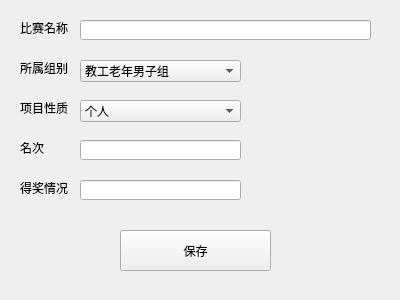
<?xml version="1.0" encoding="UTF-8"?>
<ui version="4.0">
 <class>management_of_competition_cell</class>
 <widget class="QWidget" name="management_of_competition_cell">
  <property name="geometry">
   <rect>
    <x>0</x>
    <y>0</y>
    <width>400</width>
    <height>300</height>
   </rect>
  </property>
  <property name="windowTitle">
   <string>management_of_competition_cell</string>
  </property>
  <widget class="QLabel" name="label">
   <property name="geometry">
    <rect>
     <x>20</x>
     <y>20</y>
     <width>50</width>
     <height>15</height>
    </rect>
   </property>
   <property name="text">
    <string>比赛名称</string>
   </property>
  </widget>
  <widget class="QLabel" name="label_2">
   <property name="geometry">
    <rect>
     <x>20</x>
     <y>60</y>
     <width>50</width>
     <height>15</height>
    </rect>
   </property>
   <property name="text">
    <string>所属组别</string>
   </property>
  </widget>
  <widget class="QLineEdit" name="lineEdit_Name">
   <property name="geometry">
    <rect>
     <x>80</x>
     <y>20</y>
     <width>291</width>
     <height>20</height>
    </rect>
   </property>
  </widget>
  <widget class="QComboBox" name="comboBox_Group">
   <property name="geometry">
    <rect>
     <x>80</x>
     <y>60</y>
     <width>161</width>
     <height>22</height>
    </rect>
   </property>
   <item>
    <property name="text">
     <string>教工老年男子组</string>
    </property>
   </item>
   <item>
    <property name="text">
     <string>教工老年女子组</string>
    </property>
   </item>
   <item>
    <property name="text">
     <string>教工中年男子组</string>
    </property>
   </item>
   <item>
    <property name="text">
     <string>教工中年女子组</string>
    </property>
   </item>
   <item>
    <property name="text">
     <string>教工青年男子组</string>
    </property>
   </item>
   <item>
    <property name="text">
     <string>教工青年女子组</string>
    </property>
   </item>
   <item>
    <property name="text">
     <string>研究生男子组</string>
    </property>
   </item>
   <item>
    <property name="text">
     <string>研究生女子组</string>
    </property>
   </item>
   <item>
    <property name="text">
     <string>本科生男子组</string>
    </property>
   </item>
   <item>
    <property name="text">
     <string>本科生女子组</string>
    </property>
   </item>
   <item>
    <property name="text">
     <string>男女混合</string>
    </property>
   </item>
  </widget>
  <widget class="QLabel" name="label_3">
   <property name="geometry">
    <rect>
     <x>20</x>
     <y>100</y>
     <width>50</width>
     <height>15</height>
    </rect>
   </property>
   <property name="text">
    <string>项目性质</string>
   </property>
  </widget>
  <widget class="QLabel" name="label_4">
   <property name="geometry">
    <rect>
     <x>20</x>
     <y>140</y>
     <width>50</width>
     <height>15</height>
    </rect>
   </property>
   <property name="text">
    <string>名次</string>
   </property>
  </widget>
  <widget class="QPushButton" name="pushButton_Save">
   <property name="geometry">
    <rect>
     <x>120</x>
     <y>230</y>
     <width>151</width>
     <height>41</height>
    </rect>
   </property>
   <property name="text">
    <string>保存</string>
   </property>
  </widget>
  <widget class="QComboBox" name="comboBox_Nature">
   <property name="geometry">
    <rect>
     <x>80</x>
     <y>100</y>
     <width>161</width>
     <height>22</height>
    </rect>
   </property>
   <item>
    <property name="text">
     <string>个人</string>
    </property>
   </item>
   <item>
    <property name="text">
     <string>团体</string>
    </property>
   </item>
  </widget>
  <widget class="QLabel" name="label_5">
   <property name="geometry">
    <rect>
     <x>20</x>
     <y>180</y>
     <width>50</width>
     <height>15</height>
    </rect>
   </property>
   <property name="text">
    <string>得奖情况</string>
   </property>
  </widget>
  <widget class="QLineEdit" name="lineEdit_Count">
   <property name="geometry">
    <rect>
     <x>80</x>
     <y>140</y>
     <width>161</width>
     <height>20</height>
    </rect>
   </property>
  </widget>
  <widget class="QLineEdit" name="lineEdit_Award">
   <property name="geometry">
    <rect>
     <x>80</x>
     <y>180</y>
     <width>161</width>
     <height>20</height>
    </rect>
   </property>
  </widget>
 </widget>
 <resources/>
 <connections>
  <connection>
   <sender>pushButton_Save</sender>
   <signal>clicked()</signal>
   <receiver>management_of_competition_cell</receiver>
   <slot>pushButton_Save_clicked()</slot>
   <hints>
    <hint type="sourcelabel">
     <x>183</x>
     <y>241</y>
    </hint>
    <hint type="destinationlabel">
     <x>337</x>
     <y>240</y>
    </hint>
   </hints>
  </connection>
 </connections>
 <slots>
  <slot>pushButton_Save_clicked()</slot>
 </slots>
</ui>
